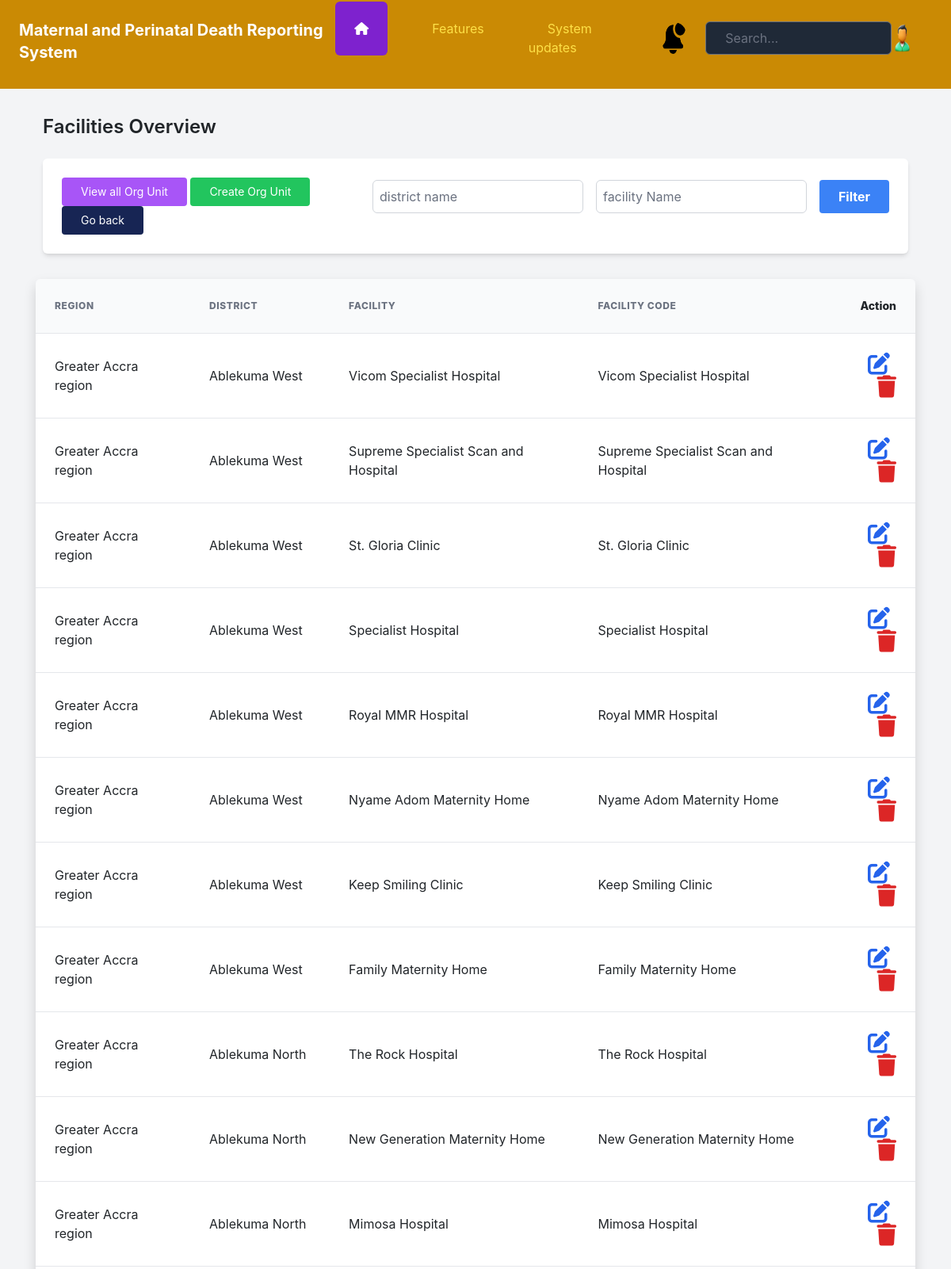
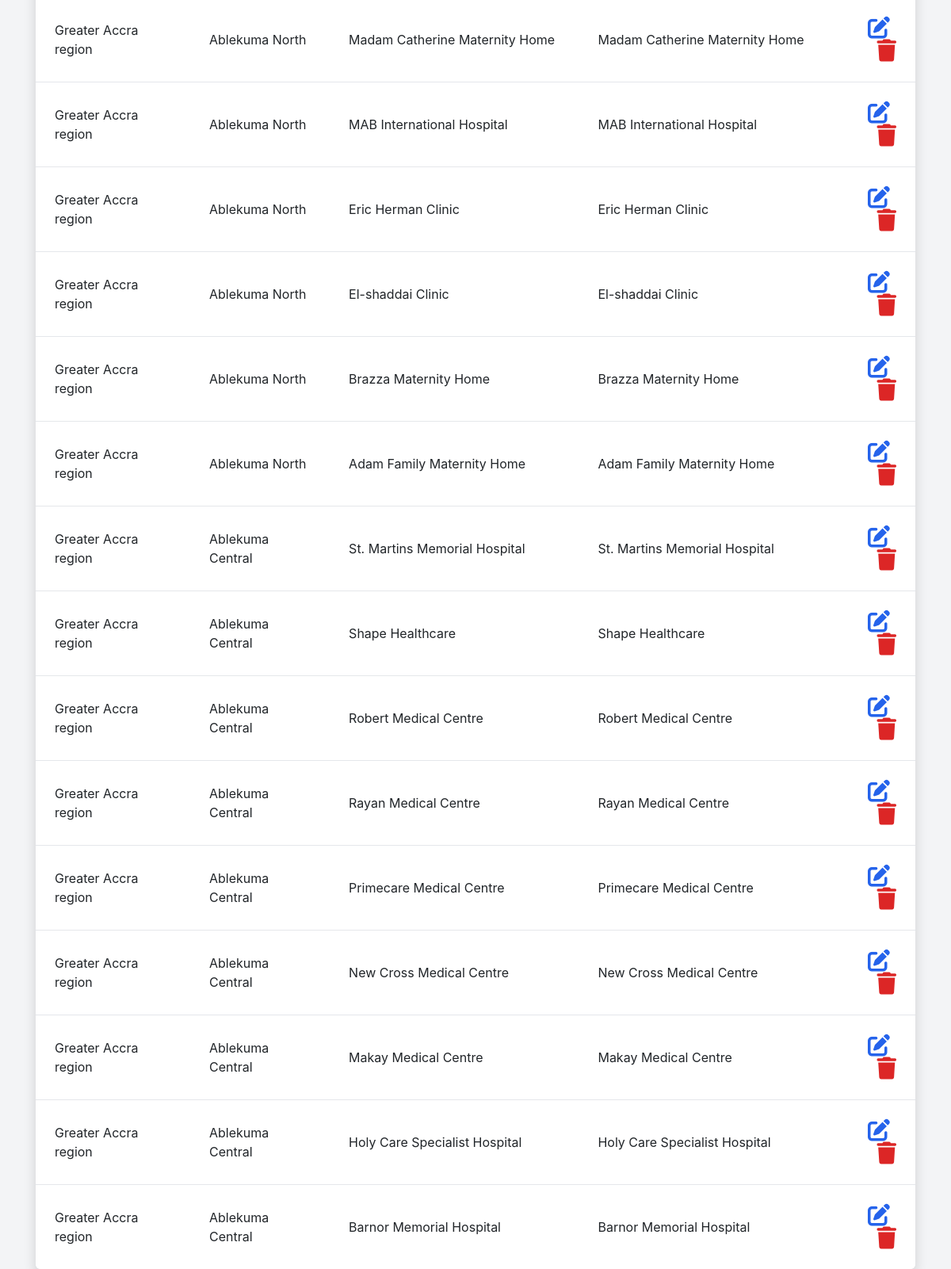
The page /view-all-facilities/ (signed in) on the database its author committed (2 pictures, top to bottom).
### facility_creation/models.py (models this page shows, shortened)
class Facility(models.Model):
    facility_region = models.ForeignKey(Region, on_delete=models.PROTECT)
    facility_district = models.ForeignKey(District, on_delete=models.PROTECT)
    facility_name = models.CharField(max_length=100)
    facility_code = models.CharField(max_length=100)
    created_by = models.CharField(max_length=100, null=True)
    date_created = models.DateTimeField(default=timezone.now)

class Region(models.Model):
    region_name = models.CharField(max_length=100)
    region_code = models.CharField(max_length=100)
    date_created = models.DateTimeField(default=timezone.now)
    created_by = models.CharField(max_length=100, null=True)
    def __str__(self):
        return f"{self.region_name} region"

class District(models.Model):
    district_region = models.ForeignKey(Region, on_delete=models.PROTECT)
    district_name = models.CharField(max_length=100)
    district_code = models.CharField(max_length=100)
    created_by = models.CharField(max_length=100, null=True)
    date_created = models.DateTimeField(default=timezone.now)
    def __str__(self):
        return f"{self.district_name}"

### facility_creation/views.py (the view)
# urls.py: path('view-all-facilities/', views.view_all_facility, name='view-all-facilities'),
@login_required(login_url="authentication:my-login")
def view_all_facility(request):
    facilities = Facility.objects.order_by('-facility_region').all()
    return render(request, 'facility_creation/view_facilities.html', {'facilities': facilities})

### templates/facility_creation/view_facilities.html (shortened to what this page needs)
{% extends 'authentication/dashboard_base.html' %} {% block body %}
<div class="container mx-auto mt-8 px-4">
  <h2 class="text-2xl font-semibold mb-4">Facilities Overview</h2>
  <div
    class="bg-white p-4 rounded-md shadow-md flex items-center justify-between hover:bg-gray-100"
  >
    <div>
      <a
        class="bg-purple-500 inline-block px-4 py-2 text-sm text-white rounded"
        href="{% url 'facility_creation' %}"
        >View all Org Unit</a
      >
      <a
        class="bg-green-500 inline-block px-4 py-2 text-sm text-white rounded"
        href="{% url 'add_region' %}"
        >Create Org Unit</a
      >
      <a
        class="bg-blue-950 inline-block px-4 py-2 text-sm text-white rounded"
        href="{{ request.META.HTTP_REFERER }}"
        >Go back</a
      >
    </div>
    <div class="flex justify-center mb-4">
      <form
        method="GET"
        action="{% url 'filter-facility' %}"
        class="flex gap-4"
      >
        <input
          type="text"
          name="facility_district"
          placeholder="district name"
          class="p-2 rounded-md border-gray-300"
        />
        <input
          type="text"
          name="facility_name"
          placeholder="facility Name"
          class="p-2 rounded-md border-gray-300"
        />
        <button
          type="submit"
          class="bg-blue-500 text-white font-bold py-2 px-4 rounded hover:bg-blue-700"
        >
          Filter
        </button>
      </form>
    </div>
  </div>
</div>
{% if messages %}
<div class="alert alert-success" role="alert">
  {% for message in messages %}
  <script src="https://cdn.jsdelivr.net/npm/sweetalert2@11"></script>
  <script>
    document.addEventListener('DOMContentLoaded', function () {
        Swal.fire({
            icon: 'success',
            title: 'Success!',
            text: '{{ message }}',
            confirmButtonText: 'OK'
        }).then(function () {
            window.location.href = '{% url 'view-all-facilities' %}';
        });
    });
  </script>
  {% endfor %}
</div>
{% else %}
<div class="container mx-auto mt-8">
  <table
    class="min-w-full divide-y divide-gray-200 rounded-md shadow overflow-hidden w-full"
  >
    <thead>
      <tr>
        <th
          class="px-6 py-3 bg-gray-50 text-left text-xs leading-4 font-extrabold text-gray-500 uppercase tracking-wider"
        >
          Region
        </th>
        <th
          class="px-6 py-3 bg-gray-50 text-left text-xs leading-4 font-extrabold text-gray-500 uppercase tracking-wider"
        >
          District
        </th>
        <th
          class="px-6 py-3 bg-gray-50 text-left text-xs leading-4 font-extrabold text-gray-500 uppercase tracking-wider"
        >
          Facility
        </th>
        <th
          class="px-6 py-3 bg-gray-50 text-left text-xs leading-4 font-extrabold text-gray-500 uppercase tracking-wider"
        >
          Facility Code
        </th>
        <th
          class="px-6 py-4 whitespace-no-wrap text-right text-sm leading-5 font-extrabold bg-gray-50"
        >
          Action
        </th>
      </tr>
    </thead>
    <tbody id="tableBody" class="bg-white divide-y divide-gray-200">
      {% if facilities %} {% for facility in facilities %}
      <tr>
        <td class="px-6 py-4 whitespace-no-wrap">
          {{ facility.facility_region }}
        </td>
        <td class="px-6 py-4 whitespace-no-wrap">
          {{ facility.facility_district }}
        </td>
        <td class="px-6 py-4 whitespace-no-wrap">
          {{ facility.facility_name }}
        </td>
        <td class="px-6 py-4 whitespace-no-wrap">
          {{ facility.facility_code }}
        </td>
        <td
          class="px-6 py-4 whitespace-no-wrap text-right text-sm leading-5 font-medium"
        >
          <a
            href="{% url 'edit-facility' facility.id %}"
            class="text-blue-600 hover:text-blue-900 mr-2"
          >
            <i class="fa-solid fa-pen-to-square fa-2x"></i>
          </a>
          <form
            action="{% url 'facilities/delete' facility.id %}"
            method="post"
            class="inline"
          >
            <button
              type="submit"
              class="text-red-600 hover:text-red-900"
              onclick="return confirm('Are you sure you want to delete this service?')"
            >
              <i class="fa-solid fa-trash fa-2x"></i>
            </button>
          </form>
        </td>
      </tr>
      {% endfor %} {% else %}
      <tr>
        <td colspan="5" class="py-8 px-2 text-center">No facilities found</td>
      </tr>
      {% endif %}
    </tbody>
  </table>
</div>
{% endif %} {% endblock %}

### rows shown on the page
Facility: facility_region "Greater Accra region", facility_district "Ablekuma West", facility_name "Vicom Specialist Hospital", facility_code "Vicom Specialist Hospital"
Facility: facility_region "Greater Accra region", facility_district "Ablekuma West", facility_name "Supreme Specialist Scan and Hospital", facility_code "Supreme Specialist Scan and Hospital"
Facility: facility_region "Greater Accra region", facility_district "Ablekuma West", facility_name "St. Gloria Clinic", facility_code "St. Gloria Clinic"
Facility: facility_region "Greater Accra region", facility_district "Ablekuma West", facility_name "Specialist Hospital", facility_code "Specialist Hospital"
Facility: facility_region "Greater Accra region", facility_district "Ablekuma West", facility_name "Royal MMR Hospital", facility_code "Royal MMR Hospital"
Facility: facility_region "Greater Accra region", facility_district "Ablekuma West", facility_name "Nyame Adom Maternity Home", facility_code "Nyame Adom Maternity Home"
Facility: facility_region "Greater Accra region", facility_district "Ablekuma West", facility_name "Keep Smiling Clinic", facility_code "Keep Smiling Clinic"
Facility: facility_region "Greater Accra region", facility_district "Ablekuma West", facility_name "Family Maternity Home", facility_code "Family Maternity Home"
Facility: facility_region "Greater Accra region", facility_district "Ablekuma North", facility_name "The Rock Hospital", facility_code "The Rock Hospital"
Facility: facility_region "Greater Accra region", facility_district "Ablekuma North", facility_name "New Generation Maternity Home", facility_code "New Generation Maternity Home"
Facility: facility_region "Greater Accra region", facility_district "Ablekuma North", facility_name "Mimosa Hospital", facility_code "Mimosa Hospital"
Facility: facility_region "Greater Accra region", facility_district "Ablekuma North", facility_name "Madam Catherine Maternity Home", facility_code "Madam Catherine Maternity Home"
Facility: facility_region "Greater Accra region", facility_district "Ablekuma North", facility_name "MAB International Hospital", facility_code "MAB International Hospital"
Facility: facility_region "Greater Accra region", facility_district "Ablekuma North", facility_name "Eric Herman Clinic", facility_code "Eric Herman Clinic"
Facility: facility_region "Greater Accra region", facility_district "Ablekuma North", facility_name "El-shaddai Clinic", facility_code "El-shaddai Clinic"
Facility: facility_region "Greater Accra region", facility_district "Ablekuma North", facility_name "Brazza Maternity Home", facility_code "Brazza Maternity Home"
Facility: facility_region "Greater Accra region", facility_district "Ablekuma North", facility_name "Adam Family Maternity Home", facility_code "Adam Family Maternity Home"
Facility: facility_region "Greater Accra region", facility_district "Ablekuma Central", facility_name "St. Martins Memorial Hospital", facility_code "St. Martins Memorial Hospital"
Facility: facility_region "Greater Accra region", facility_district "Ablekuma Central", facility_name "Shape Healthcare", facility_code "Shape Healthcare"
Facility: facility_region "Greater Accra region", facility_district "Ablekuma Central", facility_name "Robert Medical Centre", facility_code "Robert Medical Centre"
Facility: facility_region "Greater Accra region", facility_district "Ablekuma Central", facility_name "Rayan Medical Centre", facility_code "Rayan Medical Centre"
Facility: facility_region "Greater Accra region", facility_district "Ablekuma Central", facility_name "Primecare Medical Centre", facility_code "Primecare Medical Centre"
Facility: facility_region "Greater Accra region", facility_district "Ablekuma Central", facility_name "New Cross Medical Centre", facility_code "New Cross Medical Centre"
Facility: facility_region "Greater Accra region", facility_district "Ablekuma Central", facility_name "Makay Medical Centre", facility_code "Makay Medical Centre"
Facility: facility_region "Greater Accra region", facility_district "Ablekuma Central", facility_name "Holy Care Specialist Hospital", facility_code "Holy Care Specialist Hospital"
Facility: facility_region "Greater Accra region", facility_district "Ablekuma Central", facility_name "Barnor Memorial Hospital", facility_code "Barnor Memorial Hospital"
